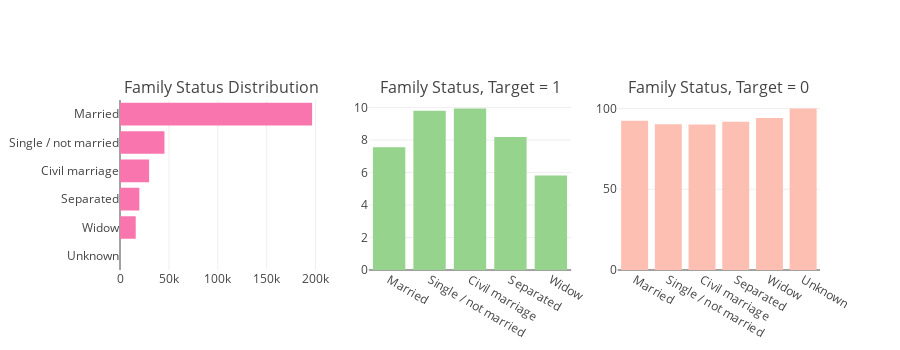

The notebook cell this image was saved under:
### Code cell
tr0 = bar_hor(appl_data_train, "NAME_FAMILY_STATUS", "Distribution of CODE_GENDER Variable" ,"#f975ae", w=700, lm=100, return_trace= True)
tr1, tr2 = gp(appl_data_train,'NAME_FAMILY_STATUS', 'Distribution of Target with Applicant Gender')

fig = tools.make_subplots(rows=1, cols=3, print_grid=False, subplot_titles = ["Family Status Distribution" , "Family Status, Target = 1" ,"Family Status, Target = 0"])
fig.append_trace(tr0, 1, 1);
fig.append_trace(tr1, 1, 2);
fig.append_trace(tr2, 1, 3);
fig['layout'].update(height=350, showlegend=False, margin=dict(l=120));
iplot(fig);

### Figure 1 — Plotly figure (JSON) as saved in the notebook; plotly's stock layout.template omitted (floating-point values rounded to 4 significant figures)
{"data": [{"marker": {"color": "#f975ae"}, "orientation": "h", "type": "bar", "x": [2, 16088, 19770, 29775, 45444, 196429], "xaxis": "x1", "y": ["Unknown", "Widow", "Separated", "Civil marriage", "Single / not married", "Married"], "yaxis": "y1"}, {"marker": {"color": "#96D38C"}, "name": "Target : 1", "type": "bar", "x": ["Married", "Single / not married", "Civil marriage", "Separated", "Widow"], "xaxis": "x2", "y": [7.559, 9.808, 9.945, 8.194, 5.824], "yaxis": "y2"}, {"marker": {"color": "#FEBFB3"}, "name": "Target : 0", "type": "bar", "x": ["Married", "Single / not married", "Civil marriage", "Separated", "Widow", "Unknown"], "xaxis": "x3", "y": [92.44, 90.19, 90.06, 91.81, 94.18, 100], "yaxis": "y3"}], "layout": {"annotations": [{"font": {"size": 16}, "showarrow": false, "text": "Family Status Distribution", "x": 0.1444, "xanchor": "center", "xref": "paper", "y": 1, "yanchor": "bottom", "yref": "paper"}, {"font": {"size": 16}, "showarrow": false, "text": "Family Status, Target = 1", "x": 0.5, "xanchor": "center", "xref": "paper", "y": 1, "yanchor": "bottom", "yref": "paper"}, {"font": {"size": 16}, "showarrow": false, "text": "Family Status, Target = 0", "x": 0.8556, "xanchor": "center", "xref": "paper", "y": 1, "yanchor": "bottom", "yref": "paper"}], "height": 350, "margin": {"l": 120}, "showlegend": false, "xaxis1": {"anchor": "y1", "domain": [0, 0.2889]}, "xaxis2": {"anchor": "y2", "domain": [0.3556, 0.6444]}, "xaxis3": {"anchor": "y3", "domain": [0.7111, 1]}, "yaxis1": {"anchor": "x1", "domain": [0, 1]}, "yaxis2": {"anchor": "x2", "domain": [0, 1]}, "yaxis3": {"anchor": "x3", "domain": [0, 1]}}}
